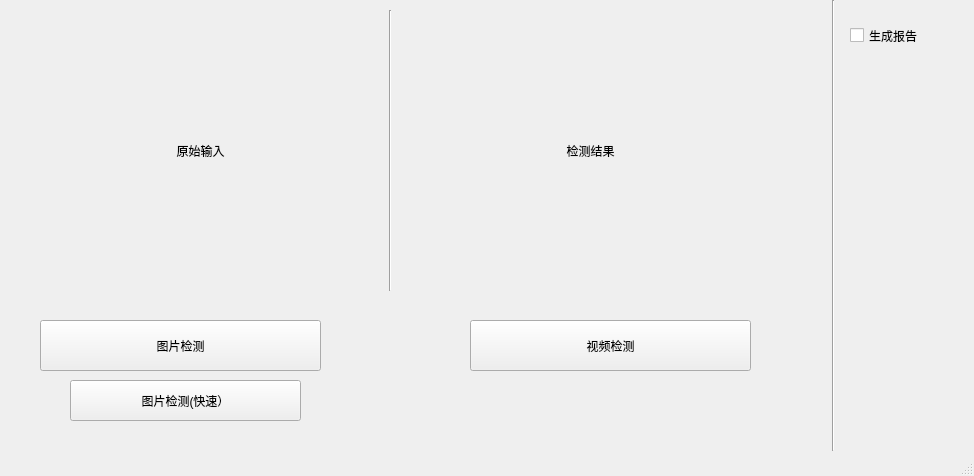
<?xml version="1.0" encoding="UTF-8"?>
<ui version="4.0">
 <class>MainWindow</class>
 <widget class="QMainWindow" name="MainWindow">
  <property name="geometry">
   <rect>
    <x>0</x>
    <y>0</y>
    <width>974</width>
    <height>476</height>
   </rect>
  </property>
  <property name="windowTitle">
   <string>MainWindow</string>
  </property>
  <widget class="QWidget" name="centralwidget">
   <widget class="QLabel" name="input">
    <property name="geometry">
     <rect>
      <x>30</x>
      <y>20</y>
      <width>341</width>
      <height>261</height>
     </rect>
    </property>
    <property name="text">
     <string>原始输入</string>
    </property>
    <property name="scaledContents">
     <bool>true</bool>
    </property>
    <property name="alignment">
     <set>Qt::AlignCenter</set>
    </property>
   </widget>
   <widget class="QLabel" name="ouput">
    <property name="geometry">
     <rect>
      <x>410</x>
      <y>20</y>
      <width>361</width>
      <height>261</height>
     </rect>
    </property>
    <property name="text">
     <string>检测结果</string>
    </property>
    <property name="scaledContents">
     <bool>true</bool>
    </property>
    <property name="alignment">
     <set>Qt::AlignCenter</set>
    </property>
   </widget>
   <widget class="Line" name="line">
    <property name="geometry">
     <rect>
      <x>380</x>
      <y>10</y>
      <width>21</width>
      <height>281</height>
     </rect>
    </property>
    <property name="orientation">
     <enum>Qt::Vertical</enum>
    </property>
   </widget>
   <widget class="QPushButton" name="det_img">
    <property name="geometry">
     <rect>
      <x>40</x>
      <y>320</y>
      <width>281</width>
      <height>51</height>
     </rect>
    </property>
    <property name="text">
     <string>图片检测</string>
    </property>
   </widget>
   <widget class="QPushButton" name="det_video">
    <property name="geometry">
     <rect>
      <x>470</x>
      <y>320</y>
      <width>281</width>
      <height>51</height>
     </rect>
    </property>
    <property name="text">
     <string>视频检测</string>
    </property>
   </widget>
   <widget class="QPushButton" name="det_img_2">
    <property name="geometry">
     <rect>
      <x>70</x>
      <y>380</y>
      <width>231</width>
      <height>41</height>
     </rect>
    </property>
    <property name="text">
     <string>图片检测(快速）</string>
    </property>
   </widget>
   <widget class="Line" name="line_2">
    <property name="geometry">
     <rect>
      <x>823</x>
      <y>0</y>
      <width>20</width>
      <height>451</height>
     </rect>
    </property>
    <property name="orientation">
     <enum>Qt::Vertical</enum>
    </property>
   </widget>
   <widget class="QCheckBox" name="check_rep">
    <property name="geometry">
     <rect>
      <x>850</x>
      <y>20</y>
      <width>111</width>
      <height>31</height>
     </rect>
    </property>
    <property name="text">
     <string>生成报告</string>
    </property>
   </widget>
  </widget>
  <widget class="QStatusBar" name="statusbar"/>
 </widget>
 <resources/>
 <connections/>
</ui>
